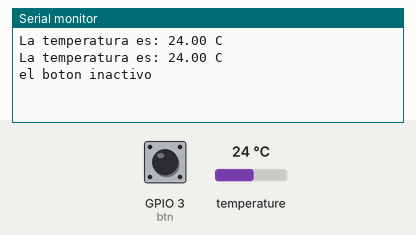
This sketch was run on a simulated ESP32. Shown: the last lines printed to the serial monitor. Inputs (shaded band) come from the test bench; at power-on: temperature 24 °C, GPIO 3 (btn) LOW.

Above: at 7.5 s.
7.6 s: temperature set to 12 °C
At 10.4 s:
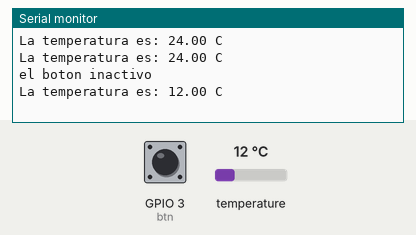
12.2 s: GPIO 3 (btn) pulled HIGH for 3 s
At 13.9 s:
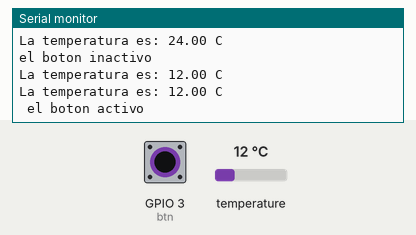
16.8 s: temperature set to 19 °C
At 19.7 s:
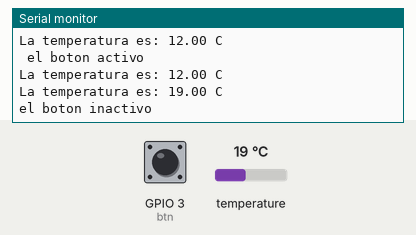
Timing chart, 0 to 21.2 s (numbered marks = the images above; inputs shaded):
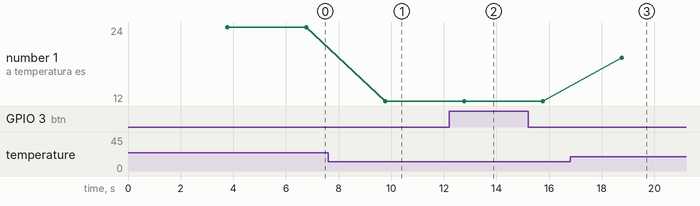

The sketch:

Practica_1_prte_2.ino
```cpp
/*
 * Fundacion Kinal
 * Centro educativo tecnico laboral Kinal
 * Electronica
 * Grado: Quinto
 * Sección: A
 * Curso: Taller de electronica digital y reparación de computadoras I
 * Nombre: Josue David Alvizurs
 * Carnet: 2022041
 * Proyecto: Practica 1
*/
#include <Ticker.h>
#include <OneWire.h>
#include <DallasTemperature.h>
#include <Wire.h>
//Directivas de preprocesador
#define btn 3
//Variables
volatile static bool estado;
float temperatura;
//Funciones de ISR
void ISR_temp(void);
void ISR_deteccion_btn(void);
//Constructor
Ticker isr_conseguir_temperatura(ISR_temp, 3000);
Ticker isr_valor_boton(ISR_deteccion_btn, 6000);
OneWire ourWire(5);
DallasTemperature sensor(&ourWire);

void setup() {
Serial.begin(9600);
isr_conseguir_temperatura.start();
isr_valor_boton.start();
sensor.begin();
}
void loop() {
  isr_conseguir_temperatura.update();
  isr_valor_boton.update();
}
void medicion(){
  sensor.requestTemperatures();
  float temp = sensor.getTempCByIndex(0);
  Serial.print("La temperatura es: ");
  Serial.print(temp);
  Serial.println(" C");
  }
void ISR_temp(){
   medicion();
}
void ISR_deteccion_btn(){
  bool estado_btn = digitalRead(btn);
  if(estado_btn == 1){
  Serial.println(" el boton activo");
}
if(estado_btn == 0){
  Serial.println("el boton inactivo");
}}
```

Measured:
- after the input at 7.6 s, the serial monitor: prints a new line after 2.2 s (image 1)
- after the input at 12.2 s, the serial monitor: prints a new line after 0.57 s (image 2)
- after the input at 16.8 s, the serial monitor: prints a new line after 2.0 s (image 3)
- plotted number 1: 24 → 12 after the input at 7.6 s, 12 → 19 after the input at 16.8 s
